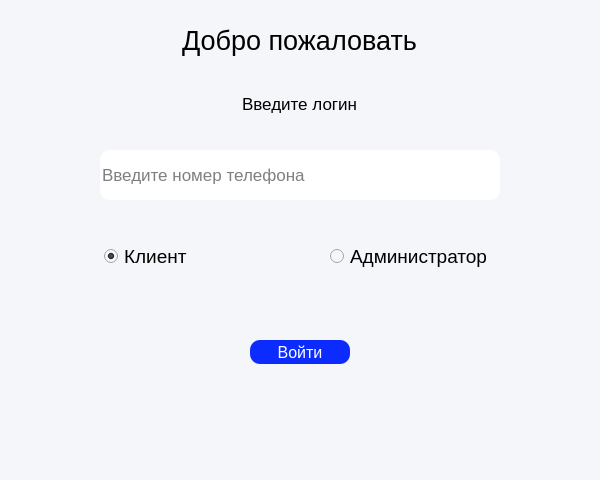
<?xml version="1.0" encoding="UTF-8"?>
<ui version="4.0">
 <class>MainWindow</class>
 <widget class="QMainWindow" name="MainWindow">
  <property name="geometry">
   <rect>
    <x>0</x>
    <y>0</y>
    <width>600</width>
    <height>480</height>
   </rect>
  </property>
  <property name="minimumSize">
   <size>
    <width>600</width>
    <height>480</height>
   </size>
  </property>
  <property name="maximumSize">
   <size>
    <width>600</width>
    <height>480</height>
   </size>
  </property>
  <property name="palette">
   <palette>
    <active>
     <colorrole role="Button">
      <brush brushstyle="SolidPattern">
       <color alpha="255">
        <red>245</red>
        <green>246</green>
        <blue>250</blue>
       </color>
      </brush>
     </colorrole>
     <colorrole role="Text">
      <brush brushstyle="SolidPattern">
       <color alpha="255">
        <red>255</red>
        <green>0</green>
        <blue>0</blue>
       </color>
      </brush>
     </colorrole>
     <colorrole role="ButtonText">
      <brush brushstyle="SolidPattern">
       <color alpha="255">
        <red>85</red>
        <green>0</green>
        <blue>255</blue>
       </color>
      </brush>
     </colorrole>
     <colorrole role="Base">
      <brush brushstyle="SolidPattern">
       <color alpha="255">
        <red>245</red>
        <green>246</green>
        <blue>250</blue>
       </color>
      </brush>
     </colorrole>
     <colorrole role="Window">
      <brush brushstyle="SolidPattern">
       <color alpha="255">
        <red>245</red>
        <green>246</green>
        <blue>250</blue>
       </color>
      </brush>
     </colorrole>
    </active>
    <inactive>
     <colorrole role="Button">
      <brush brushstyle="SolidPattern">
       <color alpha="255">
        <red>245</red>
        <green>246</green>
        <blue>250</blue>
       </color>
      </brush>
     </colorrole>
     <colorrole role="Text">
      <brush brushstyle="SolidPattern">
       <color alpha="255">
        <red>255</red>
        <green>0</green>
        <blue>0</blue>
       </color>
      </brush>
     </colorrole>
     <colorrole role="ButtonText">
      <brush brushstyle="SolidPattern">
       <color alpha="255">
        <red>85</red>
        <green>0</green>
        <blue>255</blue>
       </color>
      </brush>
     </colorrole>
     <colorrole role="Base">
      <brush brushstyle="SolidPattern">
       <color alpha="255">
        <red>245</red>
        <green>246</green>
        <blue>250</blue>
       </color>
      </brush>
     </colorrole>
     <colorrole role="Window">
      <brush brushstyle="SolidPattern">
       <color alpha="255">
        <red>245</red>
        <green>246</green>
        <blue>250</blue>
       </color>
      </brush>
     </colorrole>
    </inactive>
    <disabled>
     <colorrole role="Button">
      <brush brushstyle="SolidPattern">
       <color alpha="255">
        <red>245</red>
        <green>246</green>
        <blue>250</blue>
       </color>
      </brush>
     </colorrole>
     <colorrole role="Text">
      <brush brushstyle="SolidPattern">
       <color alpha="255">
        <red>120</red>
        <green>120</green>
        <blue>120</blue>
       </color>
      </brush>
     </colorrole>
     <colorrole role="ButtonText">
      <brush brushstyle="SolidPattern">
       <color alpha="255">
        <red>120</red>
        <green>120</green>
        <blue>120</blue>
       </color>
      </brush>
     </colorrole>
     <colorrole role="Base">
      <brush brushstyle="SolidPattern">
       <color alpha="255">
        <red>245</red>
        <green>246</green>
        <blue>250</blue>
       </color>
      </brush>
     </colorrole>
     <colorrole role="Window">
      <brush brushstyle="SolidPattern">
       <color alpha="255">
        <red>245</red>
        <green>246</green>
        <blue>250</blue>
       </color>
      </brush>
     </colorrole>
    </disabled>
   </palette>
  </property>
  <property name="windowTitle">
   <string>MostovCarSrvice</string>
  </property>
  <property name="windowIcon">
   <iconset>
    <normaloff>Логотип увеличенный.ico</normaloff>Логотип увеличенный.ico</iconset>
  </property>
  <property name="styleSheet">
   <string notr="true">background-color: #F5F6FA</string>
  </property>
  <widget class="QWidget" name="centralwidget">
   <widget class="QPushButton" name="avt_btn">
    <property name="geometry">
     <rect>
      <x>250</x>
      <y>340</y>
      <width>100</width>
      <height>24</height>
     </rect>
    </property>
    <property name="palette">
     <palette>
      <active>
       <colorrole role="WindowText">
        <brush brushstyle="SolidPattern">
         <color alpha="255">
          <red>255</red>
          <green>255</green>
          <blue>255</blue>
         </color>
        </brush>
       </colorrole>
       <colorrole role="Button">
        <brush brushstyle="SolidPattern">
         <color alpha="255">
          <red>12</red>
          <green>44</green>
          <blue>255</blue>
         </color>
        </brush>
       </colorrole>
       <colorrole role="Text">
        <brush brushstyle="SolidPattern">
         <color alpha="255">
          <red>255</red>
          <green>255</green>
          <blue>255</blue>
         </color>
        </brush>
       </colorrole>
       <colorrole role="ButtonText">
        <brush brushstyle="SolidPattern">
         <color alpha="255">
          <red>255</red>
          <green>255</green>
          <blue>255</blue>
         </color>
        </brush>
       </colorrole>
       <colorrole role="Base">
        <brush brushstyle="SolidPattern">
         <color alpha="255">
          <red>12</red>
          <green>44</green>
          <blue>255</blue>
         </color>
        </brush>
       </colorrole>
       <colorrole role="Window">
        <brush brushstyle="SolidPattern">
         <color alpha="255">
          <red>12</red>
          <green>44</green>
          <blue>255</blue>
         </color>
        </brush>
       </colorrole>
      </active>
      <inactive>
       <colorrole role="WindowText">
        <brush brushstyle="SolidPattern">
         <color alpha="255">
          <red>255</red>
          <green>255</green>
          <blue>255</blue>
         </color>
        </brush>
       </colorrole>
       <colorrole role="Button">
        <brush brushstyle="SolidPattern">
         <color alpha="255">
          <red>12</red>
          <green>44</green>
          <blue>255</blue>
         </color>
        </brush>
       </colorrole>
       <colorrole role="Text">
        <brush brushstyle="SolidPattern">
         <color alpha="255">
          <red>255</red>
          <green>255</green>
          <blue>255</blue>
         </color>
        </brush>
       </colorrole>
       <colorrole role="ButtonText">
        <brush brushstyle="SolidPattern">
         <color alpha="255">
          <red>255</red>
          <green>255</green>
          <blue>255</blue>
         </color>
        </brush>
       </colorrole>
       <colorrole role="Base">
        <brush brushstyle="SolidPattern">
         <color alpha="255">
          <red>12</red>
          <green>44</green>
          <blue>255</blue>
         </color>
        </brush>
       </colorrole>
       <colorrole role="Window">
        <brush brushstyle="SolidPattern">
         <color alpha="255">
          <red>12</red>
          <green>44</green>
          <blue>255</blue>
         </color>
        </brush>
       </colorrole>
      </inactive>
      <disabled>
       <colorrole role="WindowText">
        <brush brushstyle="SolidPattern">
         <color alpha="255">
          <red>255</red>
          <green>255</green>
          <blue>255</blue>
         </color>
        </brush>
       </colorrole>
       <colorrole role="Button">
        <brush brushstyle="SolidPattern">
         <color alpha="255">
          <red>12</red>
          <green>44</green>
          <blue>255</blue>
         </color>
        </brush>
       </colorrole>
       <colorrole role="Text">
        <brush brushstyle="SolidPattern">
         <color alpha="255">
          <red>255</red>
          <green>255</green>
          <blue>255</blue>
         </color>
        </brush>
       </colorrole>
       <colorrole role="ButtonText">
        <brush brushstyle="SolidPattern">
         <color alpha="255">
          <red>255</red>
          <green>255</green>
          <blue>255</blue>
         </color>
        </brush>
       </colorrole>
       <colorrole role="Base">
        <brush brushstyle="SolidPattern">
         <color alpha="255">
          <red>12</red>
          <green>44</green>
          <blue>255</blue>
         </color>
        </brush>
       </colorrole>
       <colorrole role="Window">
        <brush brushstyle="SolidPattern">
         <color alpha="255">
          <red>12</red>
          <green>44</green>
          <blue>255</blue>
         </color>
        </brush>
       </colorrole>
      </disabled>
     </palette>
    </property>
    <property name="font">
     <font>
      <pointsize>12</pointsize>
     </font>
    </property>
    <property name="styleSheet">
     <string notr="true">#avt_btn {
   background-color: rgb(12, 44, 255); /* Цвет фона кнопки */
    border-radius: 10px; /* Устанавливаем радиус закругления углов */
    color: white; /* Цвет текста кнопки */
}
#avt_btn:hover {
                background-color: rgb(0, 0, 158)
}</string>
    </property>
    <property name="text">
     <string>Войти</string>
    </property>
   </widget>
   <widget class="QLineEdit" name="number_edit">
    <property name="geometry">
     <rect>
      <x>100</x>
      <y>150</y>
      <width>400</width>
      <height>50</height>
     </rect>
    </property>
    <property name="minimumSize">
     <size>
      <width>0</width>
      <height>0</height>
     </size>
    </property>
    <property name="font">
     <font>
      <family>MS Shell Dlg 2</family>
      <pointsize>13</pointsize>
     </font>
    </property>
    <property name="styleSheet">
     <string notr="true">#number_edit {
    border-radius: 10px; /* Устанавливаем радиус закругления углов */
    background-color: rgb(255, 255, 255); /* Цвет фона */
}
</string>
    </property>
    <property name="text">
     <string/>
    </property>
    <property name="placeholderText">
     <string>Введите номер телефона</string>
    </property>
   </widget>
   <widget class="QWidget" name="verticalLayoutWidget">
    <property name="geometry">
     <rect>
      <x>-1</x>
      <y>0</y>
      <width>601</width>
      <height>80</height>
     </rect>
    </property>
    <layout class="QVBoxLayout" name="verticalLayout">
     <item>
      <widget class="QLabel" name="label">
       <property name="font">
        <font>
         <pointsize>20</pointsize>
        </font>
       </property>
       <property name="text">
        <string>Добро пожаловать</string>
       </property>
       <property name="alignment">
        <set>Qt::AlignCenter</set>
       </property>
      </widget>
     </item>
    </layout>
   </widget>
   <widget class="QWidget" name="verticalLayoutWidget_2">
    <property name="geometry">
     <rect>
      <x>-1</x>
      <y>80</y>
      <width>601</width>
      <height>98</height>
     </rect>
    </property>
    <layout class="QVBoxLayout" name="verticalLayout_2">
     <property name="bottomMargin">
      <number>50</number>
     </property>
     <item>
      <widget class="QLabel" name="label_2">
       <property name="font">
        <font>
         <pointsize>13</pointsize>
        </font>
       </property>
       <property name="text">
        <string>Введите логин</string>
       </property>
       <property name="alignment">
        <set>Qt::AlignCenter</set>
       </property>
      </widget>
     </item>
    </layout>
   </widget>
   <widget class="QLabel" name="error_phone_label">
    <property name="geometry">
     <rect>
      <x>0</x>
      <y>420</y>
      <width>601</width>
      <height>22</height>
     </rect>
    </property>
    <property name="maximumSize">
     <size>
      <width>16777215</width>
      <height>22</height>
     </size>
    </property>
    <property name="font">
     <font>
      <pointsize>10</pointsize>
     </font>
    </property>
    <property name="styleSheet">
     <string notr="true">color: rgb(255, 0, 0)</string>
    </property>
    <property name="text">
     <string/>
    </property>
    <property name="alignment">
     <set>Qt::AlignCenter</set>
    </property>
   </widget>
   <widget class="QWidget" name="">
    <property name="geometry">
     <rect>
      <x>-6</x>
      <y>240</y>
      <width>611</width>
      <height>34</height>
     </rect>
    </property>
    <layout class="QHBoxLayout" name="horizontalLayout" stretch="1,1">
     <property name="spacing">
      <number>0</number>
     </property>
     <property name="leftMargin">
      <number>110</number>
     </property>
     <property name="rightMargin">
      <number>50</number>
     </property>
     <item>
      <widget class="QRadioButton" name="radioCleint">
       <property name="font">
        <font>
         <pointsize>14</pointsize>
        </font>
       </property>
       <property name="layoutDirection">
        <enum>Qt::LeftToRight</enum>
       </property>
       <property name="text">
        <string>Клиент</string>
       </property>
       <property name="checked">
        <bool>true</bool>
       </property>
       <attribute name="buttonGroup">
        <string notr="true">ChouseGroup</string>
       </attribute>
      </widget>
     </item>
     <item>
      <widget class="QRadioButton" name="radioAdmin">
       <property name="font">
        <font>
         <pointsize>14</pointsize>
        </font>
       </property>
       <property name="text">
        <string>Администратор</string>
       </property>
       <attribute name="buttonGroup">
        <string notr="true">ChouseGroup</string>
       </attribute>
      </widget>
     </item>
    </layout>
   </widget>
   <zorder>avt_btn</zorder>
   <zorder>verticalLayoutWidget</zorder>
   <zorder>verticalLayoutWidget_2</zorder>
   <zorder>number_edit</zorder>
   <zorder>radioCleint</zorder>
   <zorder>error_phone_label</zorder>
  </widget>
  <widget class="QStatusBar" name="statusbar"/>
  <widget class="QMenuBar" name="menubar">
   <property name="geometry">
    <rect>
     <x>0</x>
     <y>0</y>
     <width>600</width>
     <height>26</height>
    </rect>
   </property>
  </widget>
 </widget>
 <resources/>
 <connections/>
 <buttongroups>
  <buttongroup name="ChouseGroup"/>
 </buttongroups>
</ui>
